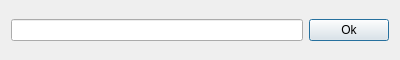
<?xml version="1.0" encoding="UTF-8"?>
<ui version="4.0">
 <class>NewNameDialog</class>
 <widget class="QDialog" name="NewNameDialog">
  <property name="geometry">
   <rect>
    <x>0</x>
    <y>0</y>
    <width>400</width>
    <height>60</height>
   </rect>
  </property>
  <property name="windowTitle">
   <string>Dialog</string>
  </property>
  <layout class="QHBoxLayout" name="horizontalLayout">
   <item>
    <widget class="QLineEdit" name="edit"/>
   </item>
   <item>
    <widget class="QPushButton" name="ok">
     <property name="minimumSize">
      <size>
       <width>64</width>
       <height>0</height>
      </size>
     </property>
     <property name="text">
      <string>Ok</string>
     </property>
    </widget>
   </item>
  </layout>
 </widget>
 <resources/>
 <connections/>
</ui>
